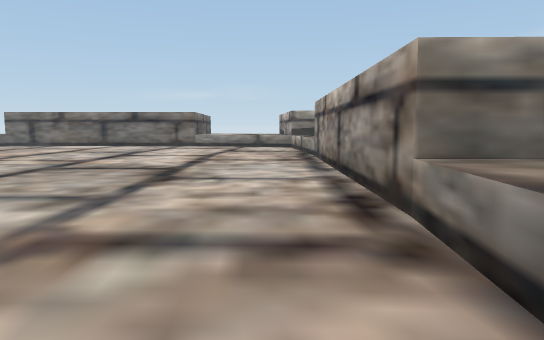
[1] (above)

20 first-person views from a walk through a 3-D level made in the Unity game engine. The camera is 1.5 m above the floor, tilts 6° down and sees 70° across. The floor is counted in squares, 2 m on a side. Each view is taken from the middle of a square. On the plan, view 1 faces up. The plan holds only what a view shows up to about 12 squares ahead; the rest is blank. The place goes on beyond the plan.

[2]
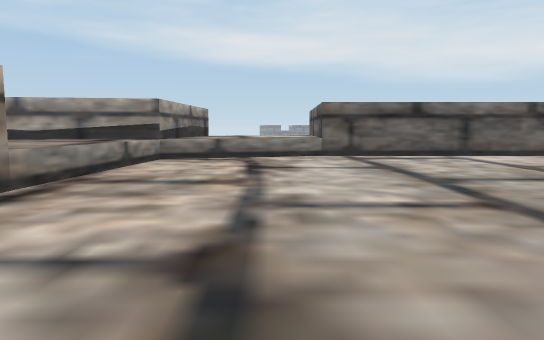

[3]
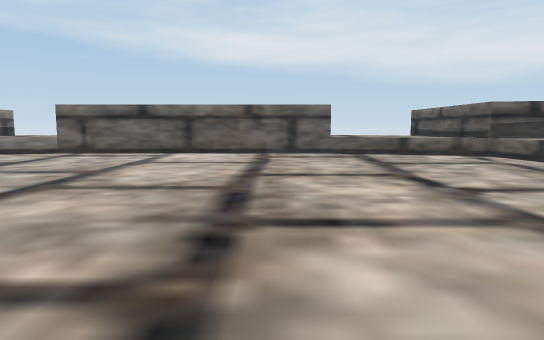

[4]
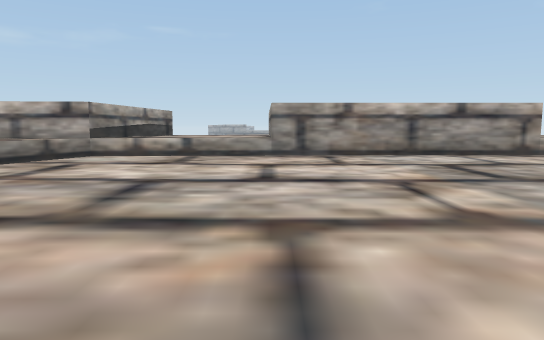

[5]
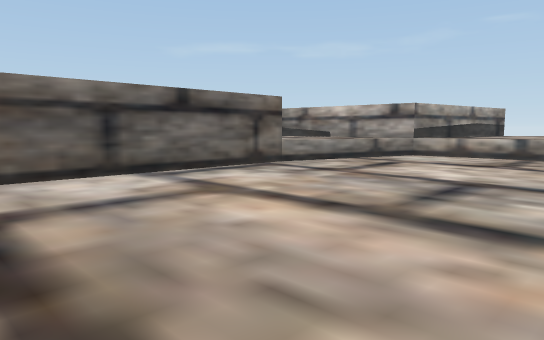

[6]
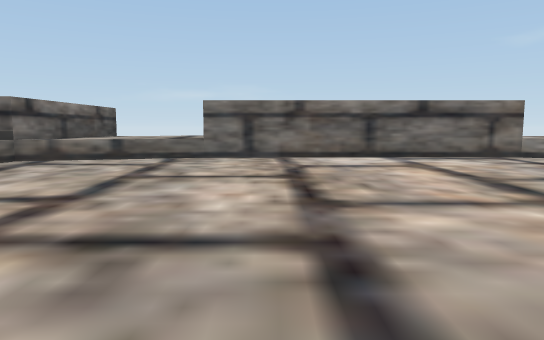

[7]
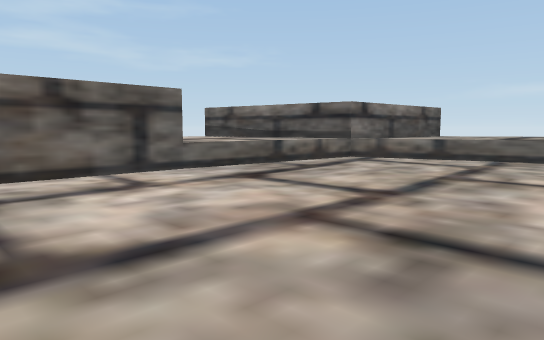

[8]
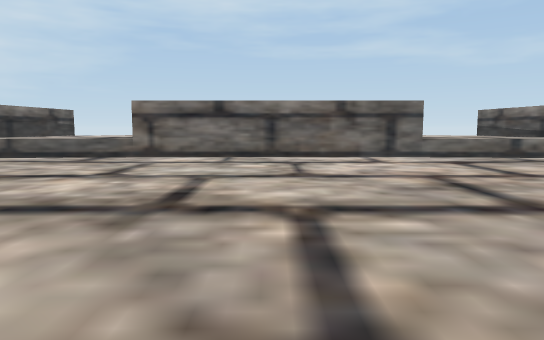

[9]
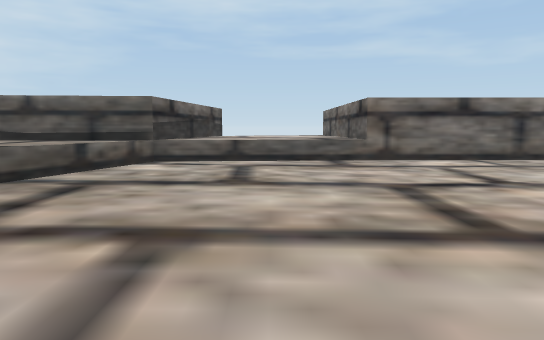

[10]
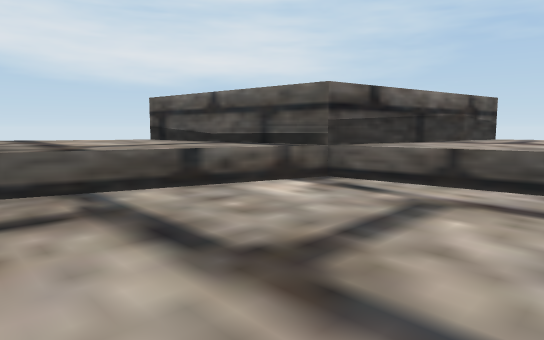

[11]
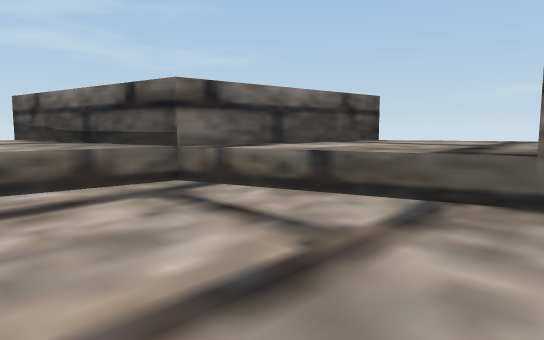

[12]
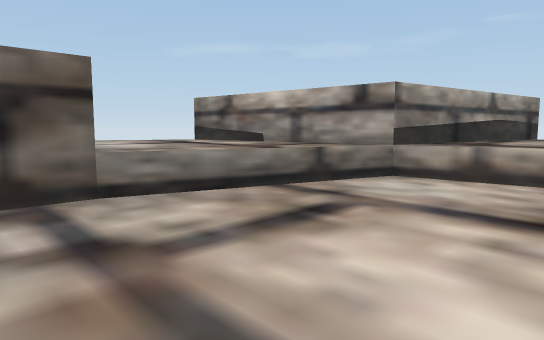

[13]
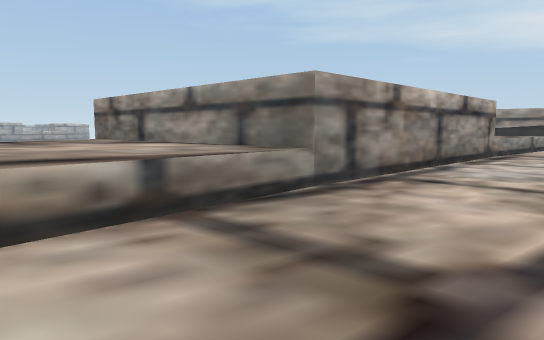

[14]
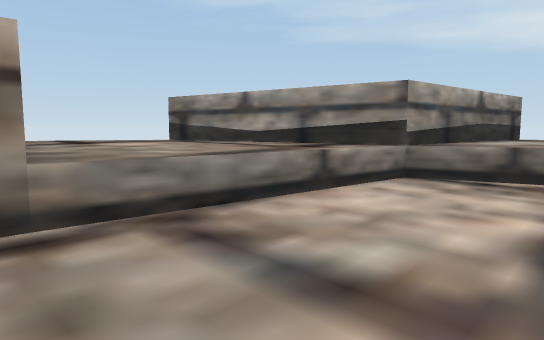

[15]
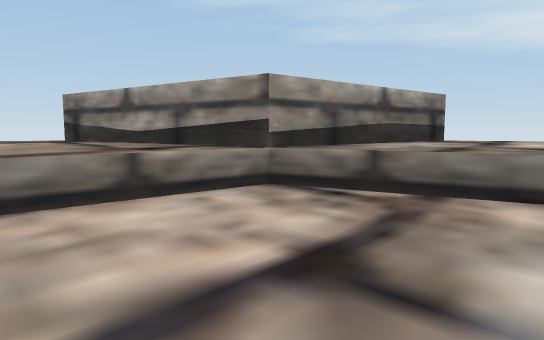

[16]
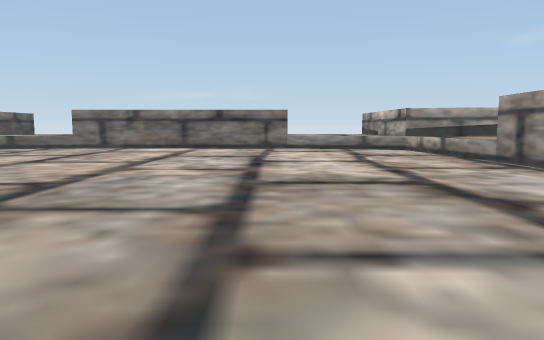

[17]
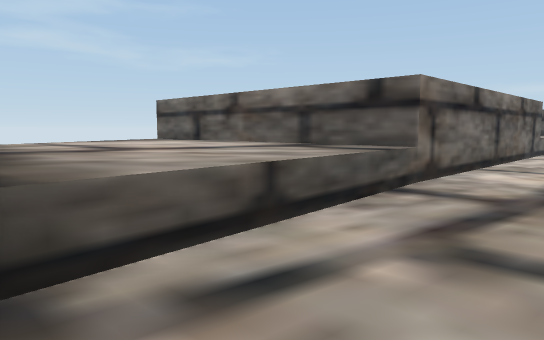

[18]
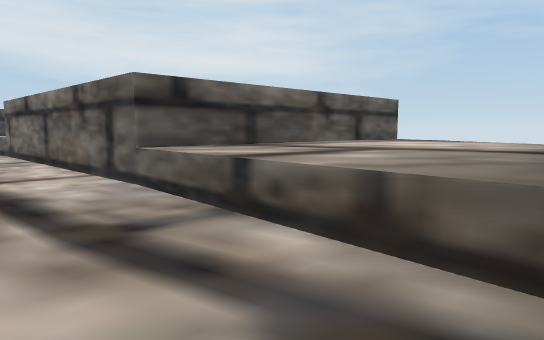

[19]
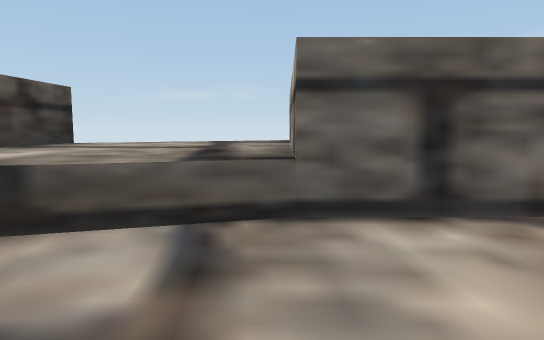

[20]
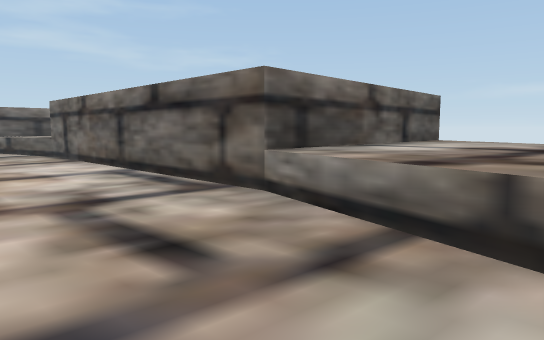

### Floor plan
Key: @ floor where view 1 was taken; # wall or solid block; . floor; ^ raised ledge.
Columns run from 19 left of view 1 to 4 right of it. Each row starts with its distance up from view 1.
 20    #^^^^       #^^^^#
 19    #^^^^       #^^^^#
 18    #^^^^########^^^^#
 17    #^^^.........^^^^#
 16 ####................####
 15 ^^^^................^^^^
 14 ^^^^................^^^^
 13 ^^^.................^^^^
 12 ^^^.................^^^^
 11 ###..................###
 10   #..................#
  9   #..................#
  8   #..................#
  7   #..................#
  6   #..................#
  5   #..................#
  4   #..................#
  3 ^^^.................^^^^
  2 ^^^.................^^^^
  1 ^^^.................^^^^
  0 ^^^^...............@^^^^
 -1 ^^^^................^^^^
 -2  ###^..............^###
 -3    #^^^^########^^^^#
 -4    #^^^^        ^^^^#
 -5    #^^^^         ^^^#

Where each view was taken, in squares from view 1:
view 1: 0 up, 0 right, facing up
view 2: 8 up, 2 left, facing down
view 3: 9 up, 10 left, facing down
view 4: 11 up, 10 left, facing right
view 5: 11 up, 10 left, facing up-right
view 6: 7 up, 10 left, facing up
view 7: 7 up, 10 left, facing up-left
view 8: 7 up, 6 left, facing left
view 9: 1 up, 7 left, facing left
view 10: 2 up, 11 left, facing down-left
view 11: 13 up, 11 left, facing up-left
view 12: 13 up, 5 left, facing up-right
view 13: 15 up, 2 left, facing down-right
view 14: 4 up, 2 left, facing down-right
view 15: 2 up, 3 left, facing down-right
view 16: 2 up, 4 left, facing up
view 17: 2 down, 14 left, facing up-left
view 18: 16 up, 14 left, facing down-left
view 19: 14 up, 12 left, facing up
view 20: 14 up, 0 right, facing up-left
